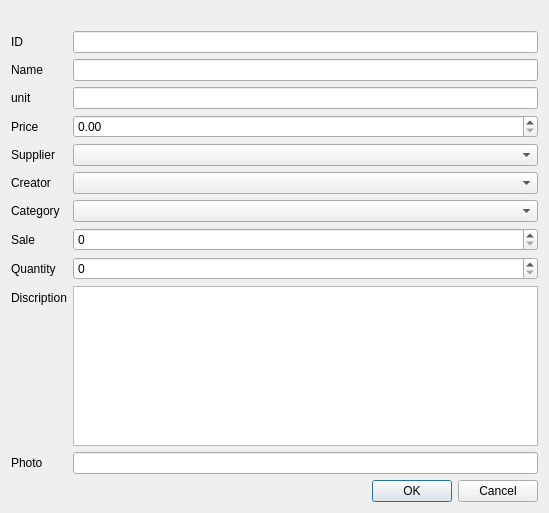
<?xml version="1.0" encoding="UTF-8"?>
<ui version="4.0">
 <class>Dialog</class>
 <widget class="QDialog" name="Dialog">
  <property name="geometry">
   <rect>
    <x>0</x>
    <y>0</y>
    <width>549</width>
    <height>513</height>
   </rect>
  </property>
  <property name="windowTitle">
   <string>Dialog</string>
  </property>
  <layout class="QVBoxLayout" name="verticalLayout">
   <item>
    <widget class="QLabel" name="label_12">
     <property name="text">
      <string/>
     </property>
    </widget>
   </item>
   <item>
    <layout class="QFormLayout" name="formLayout">
     <item row="0" column="0">
      <widget class="QLabel" name="label">
       <property name="text">
        <string>ID</string>
       </property>
      </widget>
     </item>
     <item row="1" column="0">
      <widget class="QLabel" name="label_2">
       <property name="text">
        <string>Name</string>
       </property>
      </widget>
     </item>
     <item row="2" column="0">
      <widget class="QLabel" name="label_3">
       <property name="text">
        <string>unit</string>
       </property>
      </widget>
     </item>
     <item row="3" column="0">
      <widget class="QLabel" name="label_4">
       <property name="text">
        <string>Price</string>
       </property>
      </widget>
     </item>
     <item row="4" column="0">
      <widget class="QLabel" name="label_5">
       <property name="text">
        <string>Supplier</string>
       </property>
      </widget>
     </item>
     <item row="5" column="0">
      <widget class="QLabel" name="label_6">
       <property name="text">
        <string>Creator</string>
       </property>
      </widget>
     </item>
     <item row="6" column="0">
      <widget class="QLabel" name="label_7">
       <property name="text">
        <string>Category</string>
       </property>
      </widget>
     </item>
     <item row="7" column="0">
      <widget class="QLabel" name="label_8">
       <property name="text">
        <string>Sale</string>
       </property>
      </widget>
     </item>
     <item row="8" column="0">
      <widget class="QLabel" name="label_9">
       <property name="text">
        <string>Quantity</string>
       </property>
      </widget>
     </item>
     <item row="9" column="0">
      <widget class="QLabel" name="label_10">
       <property name="text">
        <string>Discription</string>
       </property>
      </widget>
     </item>
     <item row="10" column="0">
      <widget class="QLabel" name="label_11">
       <property name="text">
        <string>Photo</string>
       </property>
      </widget>
     </item>
     <item row="0" column="1">
      <widget class="QLineEdit" name="lineEdit"/>
     </item>
     <item row="1" column="1">
      <widget class="QLineEdit" name="lineEdit_2"/>
     </item>
     <item row="2" column="1">
      <widget class="QLineEdit" name="lineEdit_3"/>
     </item>
     <item row="4" column="1">
      <widget class="QComboBox" name="comboBox"/>
     </item>
     <item row="5" column="1">
      <widget class="QComboBox" name="comboBox_2"/>
     </item>
     <item row="6" column="1">
      <widget class="QComboBox" name="comboBox_3"/>
     </item>
     <item row="9" column="1">
      <widget class="QTextEdit" name="textEdit"/>
     </item>
     <item row="10" column="1">
      <widget class="QLineEdit" name="lineEdit_7"/>
     </item>
     <item row="7" column="1">
      <widget class="QSpinBox" name="spinBox"/>
     </item>
     <item row="8" column="1">
      <widget class="QSpinBox" name="spinBox_2"/>
     </item>
     <item row="3" column="1">
      <widget class="QDoubleSpinBox" name="doubleSpinBox">
       <property name="maximum">
        <double>999999.989999999990687</double>
       </property>
      </widget>
     </item>
    </layout>
   </item>
   <item>
    <widget class="QDialogButtonBox" name="buttonBox">
     <property name="orientation">
      <enum>Qt::Orientation::Horizontal</enum>
     </property>
     <property name="standardButtons">
      <set>QDialogButtonBox::StandardButton::Cancel|QDialogButtonBox::StandardButton::Ok</set>
     </property>
    </widget>
   </item>
  </layout>
 </widget>
 <resources/>
 <connections>
  <connection>
   <sender>buttonBox</sender>
   <signal>accepted()</signal>
   <receiver>Dialog</receiver>
   <slot>accept()</slot>
   <hints>
    <hint type="sourcelabel">
     <x>248</x>
     <y>254</y>
    </hint>
    <hint type="destinationlabel">
     <x>157</x>
     <y>274</y>
    </hint>
   </hints>
  </connection>
  <connection>
   <sender>buttonBox</sender>
   <signal>rejected()</signal>
   <receiver>Dialog</receiver>
   <slot>reject()</slot>
   <hints>
    <hint type="sourcelabel">
     <x>316</x>
     <y>260</y>
    </hint>
    <hint type="destinationlabel">
     <x>286</x>
     <y>274</y>
    </hint>
   </hints>
  </connection>
 </connections>
</ui>
